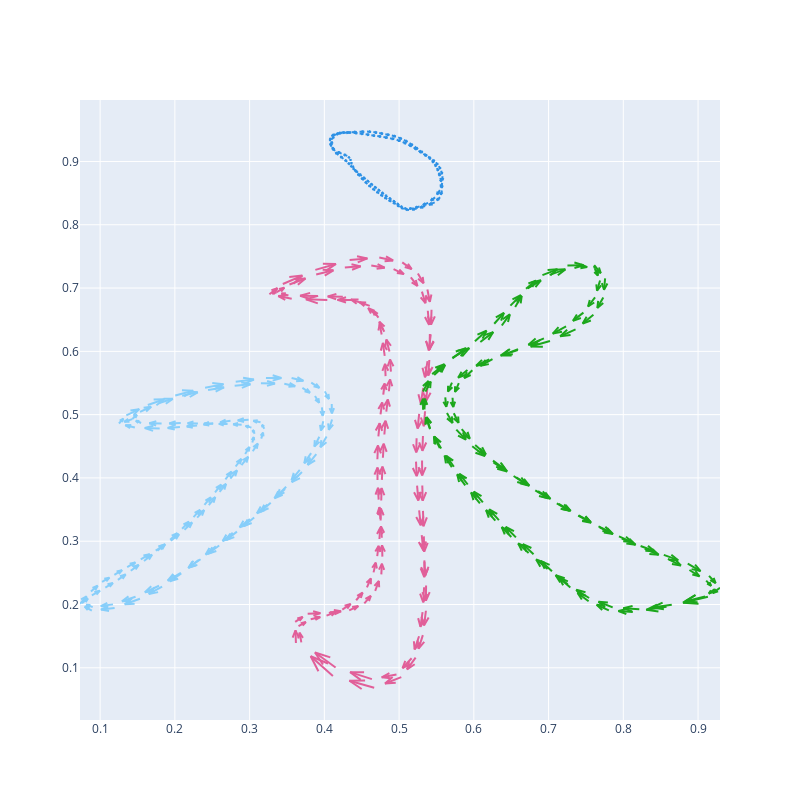

The cell this chart's notebook holds for it:
### Code cell
d = dModel(z_input)
xx_hat =gModel(d)
xx_stroke = ga.unFlatten(xx_hat)

xy = xx_stroke[0,:,0:2]
uv = xy[1:]-xy[:-1]
x= xy[:-1,0]
y= xy[:-1,1]
u = uv[:,0]
v = uv[:,1]
fq0 = ff.create_quiver(x, y, u, v,
        scale=.6,
        arrow_scale=.6,
        name='quiver',
      )
xy = x_stroke[1,:,0:2]
uv = xy[1:]-xy[:-1]
x= xy[:-1,0]
y= xy[:-1,1]
u = uv[:,0]
v = uv[:,1]
fq1 = ff.create_quiver(x, y, u, v,
        scale=.6,
        arrow_scale=.6,
        name='quiver',
      )
xy = x_stroke[2,:,0:2]
uv = xy[1:]-xy[:-1]
x= xy[:-1,0]
y= xy[:-1,1]
u = uv[:,0]
v = uv[:,1]
fq2 = ff.create_quiver(x, y, u, v,
        scale=.6,
        arrow_scale=.6,
        name='quiver',
      )
xy = x_stroke[3,:,0:2]
uv = xy[1:]-xy[:-1]
x= xy[:-1,0]
y= xy[:-1,1]
u = uv[:,0]
v = uv[:,1]
fq3 = ff.create_quiver(x, y, u, v,
        scale=.6,
        arrow_scale=.6,
        name='quiver',
      )

fq0.layout = layout
fq0.layout.colorway=['lightskyblue']+py.colors.qualitative.Dark24
fq0.add_traces(fq1.data[0])
fq0.add_traces(fq2.data[0])
fq0.add_traces(fq3.data[0])
fq0

### Figure 1 — Plotly figure (JSON) as saved in the notebook; plotly's stock layout.template omitted (floating-point values rounded to 4 significant figures; data arrays with more than 128 entries replaced by an {"elided": "..."} marker saying what was removed)
{"data": [{"mode": "lines", "name": "quiver", "type": "scatter", "x": {"elided": "721 float values"}, "y": {"elided": "721 float values"}}, {"mode": "lines", "name": "quiver", "type": "scatter", "x": {"elided": "721 float values"}, "y": {"elided": "721 float values"}}, {"mode": "lines", "name": "quiver", "type": "scatter", "x": {"elided": "721 float values"}, "y": {"elided": "721 float values"}}, {"mode": "lines", "name": "quiver", "type": "scatter", "x": {"elided": "721 float values"}, "y": {"elided": "721 float values"}}], "layout": {"colorway": ["lightskyblue", "#2E91E5", "#E15F99", "#1CA71C", "#FB0D0D", "#DA16FF", "#222A2A", "#B68100", "#750D86", "#EB663B", "#511CFB", "#00A08B", "#FB00D1", "#FC0080", "#B2828D", "#6C7C32", "#778AAE", "#862A16", "#A777F1", "#620042", "#1616A7", "#DA60CA", "#6C4516", "#0D2A63", "#AF0038"], "height": 800, "hovermode": "closest", "showlegend": false, "width": 800}}
